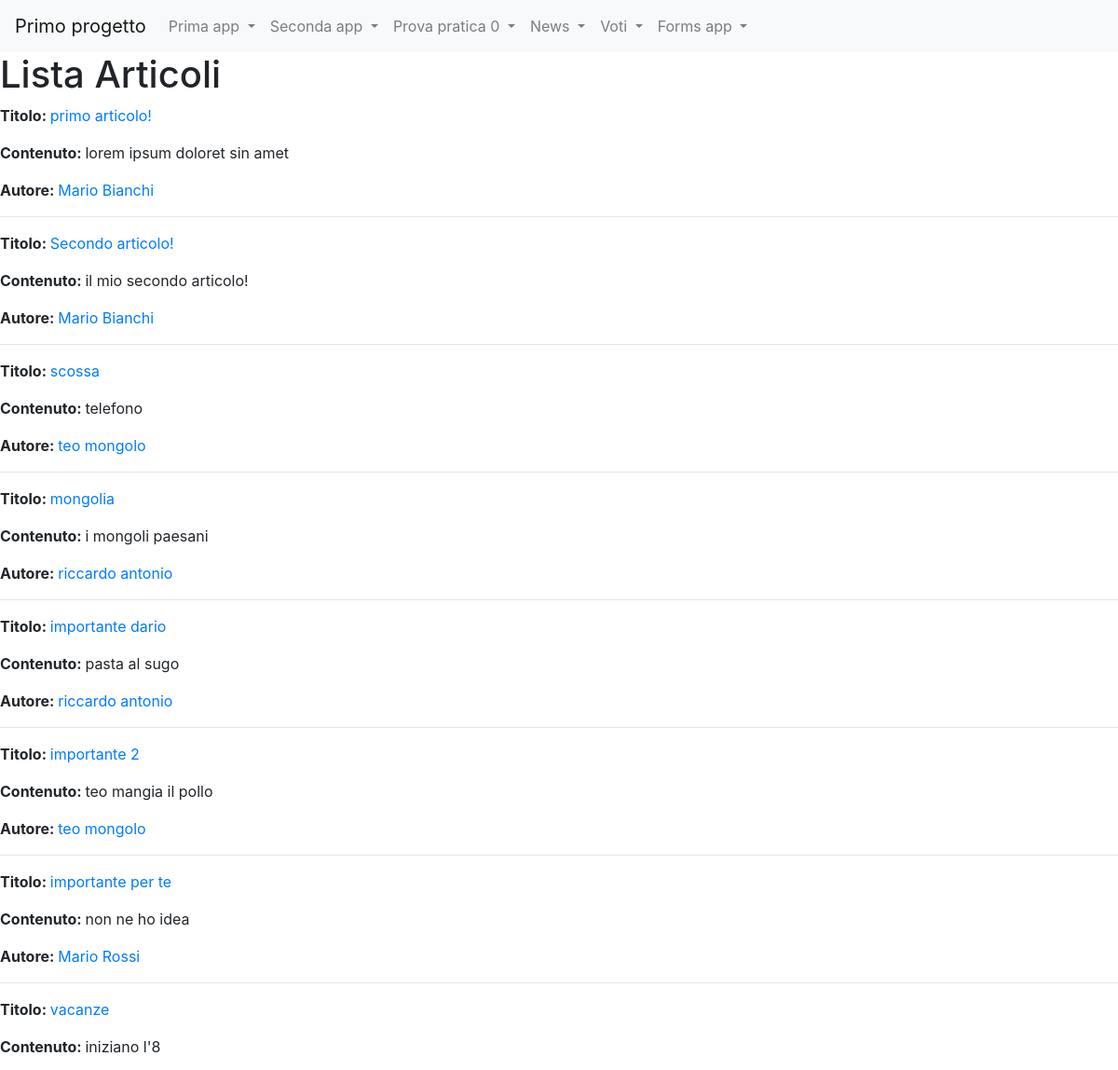
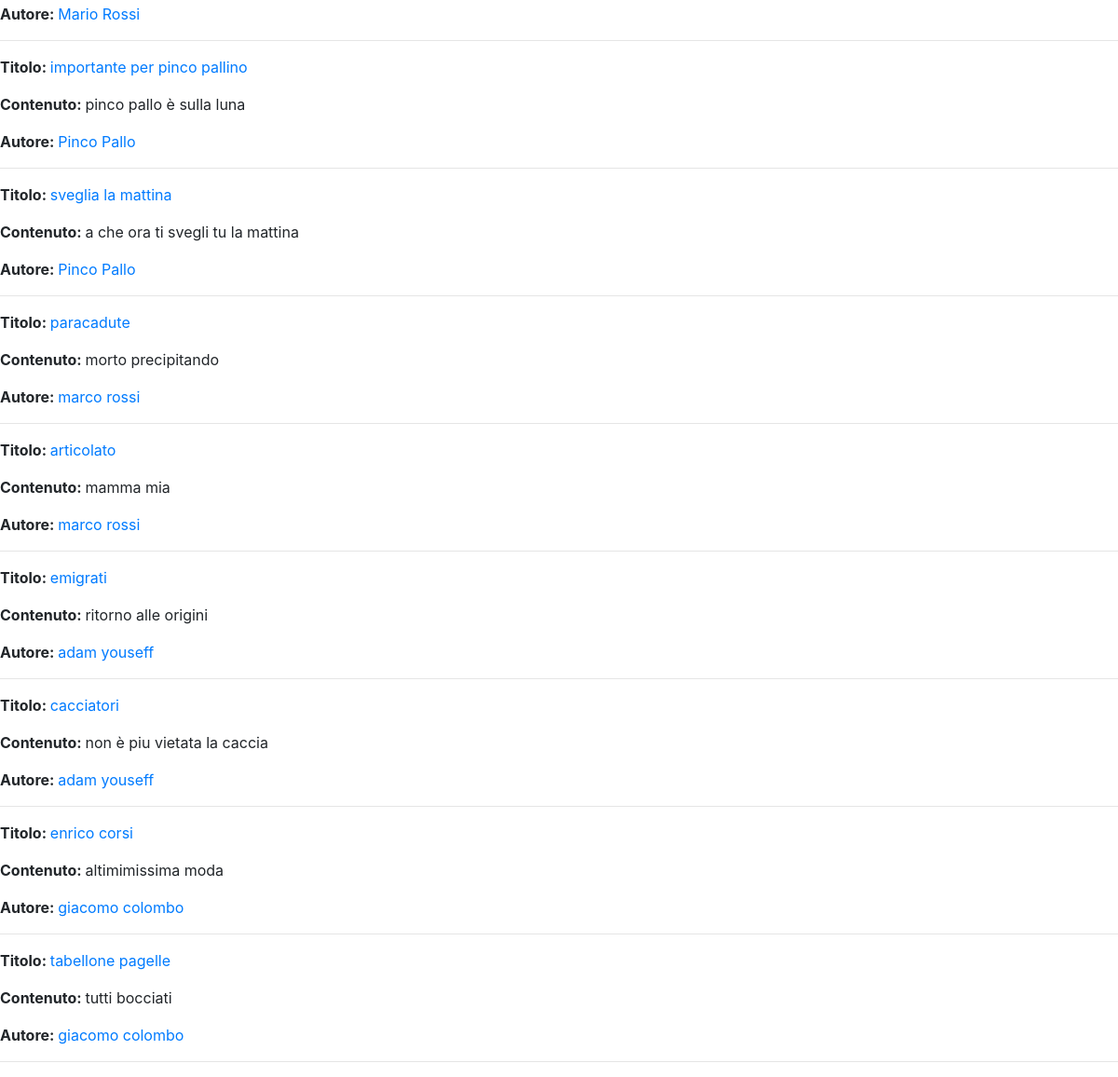
Page /news/lista_articoli on the committed database (2 pictures, top to bottom).
### news/models.py (models this page shows, shortened)
class Articolo(models.Model):
    titolo= models.CharField(max_length=100)
    contenuto= models.TextField()
    giornalista= models.ForeignKey(Giornalista, on_delete=models.CASCADE, related_name="articoli")
    data=models.DateField(blank=True)
    visualizzazioni=models.IntegerField(default=0,blank=True)
    class Meta:
        verbose_name="Articolo"
        verbose_name_plural="Articoli"

class Giornalista(models.Model):
    nome= models.CharField(max_length=20)
    cognome= models.CharField(max_length=20)
    anno_di_nascita= models.DateField(blank=True)
    def __str__(self):
        return self.nome+" "+self.cognome
    class Meta:
        verbose_name="Giornalista"
        verbose_name_plural="Giornalisti"

### news/views.py (the view)
# urls.py: path("lista_articoli", listaArticoli, name="lista_articoli"),
def listaArticoli(request, pk=None):
    if (pk==None):
        articoli= Articolo.objects.all()
        giornalista=None
    else:
        articoli= Articolo.objects.filter(giornalista_id=pk)
        giornalista=Giornalista.objects.get(pk=pk)
    if (pk==None):
        is_giornalista=False
    else:
        is_giornalista=True
    context={
        "articoli": articoli,
        "is_giornalista": is_giornalista,
        "giornalista": giornalista,
    }
    return render (request, "news/lista_articoli.html",context)

### news/templates/news/lista_articoli.html (shortened to what this page needs)
{% extends 'base.html' %}
{% block content %}
  {% if is_giornalista %}
    <h1>Lista Articolo di {{ giornalista.nome }} {{ giornalista.cognome }}:</h1>
    {% for articolo in articoli %}
      <h3>{{ articolo.titolo }}</h3>
      <p>{{ articolo.contenuto }}</p>
      <hr>
    {% endfor %}
  {% else %}
  <h1>Lista Articoli</h1>
    {% for articolo in articoli %}
      <p><strong>Titolo: </strong>
      <a href="/news/articoli/{{articolo.id}}">{{ articolo.titolo }}</a>
      </p>
      <p><strong>Contenuto: </strong>
        {{ articolo.contenuto }}
      </p>
      <p><strong>Autore: </strong>
        <a href="{% url 'news:giornalistaDetailView' articolo.giornalista.id %}">{{ articolo.giornalista }}</a></p>
      <hr>
    {% endfor %}
  {% endif %}
{% endblock %}

### rows in the picture
Articolo: titolo "primo articolo!", contenuto "lorem ipsum doloret sin amet", giornalista "Mario Bianchi"
Articolo: titolo "Secondo articolo!", contenuto "il mio secondo articolo!", giornalista "Mario Bianchi"
Articolo: titolo "scossa", contenuto "telefono", giornalista "teo mongolo"
Articolo: titolo "mongolia", contenuto "i mongoli paesani", giornalista "riccardo antonio"
Articolo: titolo "importante dario", contenuto "pasta al sugo", giornalista "riccardo antonio"
Articolo: titolo "importante 2", contenuto "teo mangia il pollo", giornalista "teo mongolo"
Articolo: titolo "importante per te", contenuto "non ne ho idea", giornalista "Mario Rossi"
Articolo: titolo "vacanze", contenuto "iniziano l'8", giornalista "Mario Rossi"
Articolo: titolo "importante per pinco pallino", contenuto "pinco pallo è sulla luna", giornalista "Pinco Pallo"
Articolo: titolo "sveglia la mattina", contenuto "a che ora ti svegli tu la mattina", giornalista "Pinco Pallo"
Articolo: titolo "paracadute", contenuto "morto precipitando", giornalista "marco rossi"
Articolo: titolo "articolato", contenuto "mamma mia", giornalista "marco rossi"
Articolo: titolo "emigrati", contenuto "ritorno alle origini", giornalista "adam youseff"
Articolo: titolo "cacciatori", contenuto "non è piu vietata la caccia", giornalista "adam youseff"
Articolo: titolo "enrico corsi", contenuto "altimimissima moda", giornalista "giacomo colombo"
Articolo: titolo "tabellone pagelle", contenuto "tutti bocciati", giornalista "giacomo colombo"
